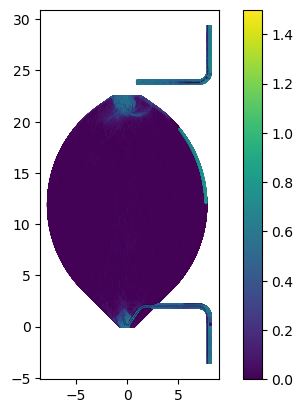

Reproduce this figure in Python.
#!/usr/bin/python3

import matplotlib.pyplot as plt
import numpy as np
import numpy.ma as ma
import math
from tqdm import tqdm 
from scipy.spatial import cKDTree

# import time 
# import multiprocessing
# from joblib import Parallel, delayed
# from  datetime import datetime
# from sklearn.neighbors import BallTree
# import gc
# import pandas as pd


# read multiple csv
def read_csv(first,last):
    ##0_Pos.x[m];1_Pos.y[m];2_Pos.z[m];3_Idp;4_Vel.x[m/s];5_Vel.y[m/s];6_Vel.z[m/s];7_Rhop[kg/m^3];8_Type;
    #Bigfiles draft and splash
    arr1 = np.loadtxt('Points_000'+str(first)+'.csv', dtype=float, delimiter=';', skiprows=4, usecols=(0,2,3,8))
    arr2 = np.loadtxt('Points_00'+str(last)+'.csv', dtype=float, delimiter=';', skiprows=4, usecols=(0,2,3,8))
    #small files
    # arr1 = np.loadtxt('withoutdraft_1104.csv', dtype=float, delimiter=';', skiprows=4, usecols=(0,2,3,8))
    # arr2 = np.loadtxt('withoutdraft_1105.csv', dtype=float, delimiter=';', skiprows=4, usecols=(0,2,3,8))

    ## picked 0_x,1_z,2_idp and 3_type
    # extract only the fluids
    arr1 = arr1[arr1[:, 3]==3]
    arr1 = np.delete(arr1,3,1)
    arr2 = arr2[arr2[:, 3]==3]
    arr2 = np.delete(arr2,3,1)
    return arr1, arr2

# Sort array based on idp -> easier for calculating
def sort(arr, pos = 2):
    arr = arr[np.argsort(arr[:,pos])]
    return (arr)

def match_idp(arr1, arr2):
    both = set(arr1[:,2]).intersection(arr2[:,2])
    index_1 = [i for i, item in enumerate(arr1[:,2]) if item in both]
    index_2 = [i for i, item in enumerate(arr2[:,2]) if item in both]
    arr1 = arr1[index_2,:]
    arr2 = arr2[index_2,:]
    return arr1, arr2

# adding displacement column
def displacement(arr,i):
    x = arr[:,0]
    z = arr[:,1]
    x = x - arr[i,0]
    z = z - arr[i,1]
    sqrt_vec = np.vectorize(math.sqrt)
    disp = sqrt_vec((x*x) + (z*z))
    disp = disp.reshape(len(disp),1)
    arr_temp = np.append(arr,disp,1)
    return (arr_temp)

#getting the useful array
def get_arr(temp_indices,arr):
    #array to be built
    temp_arr = arr[temp_indices]
    return temp_arr

#max ratio and sqrt with ln 
def ratio(arr1,arr2):
    inv_arr1 = 1/arr1[:,3]
    temp_div=np.outer(arr2[:,3],inv_arr1)
    ind = np.unravel_index(np.argmax(temp_div, axis=None), temp_div.shape)
    sig_T = np.log(np.sqrt(temp_div[ind]))
    return sig_T

def cKDTree_method(arr1,h):
    tree =cKDTree(arr1[:,0:2])
    nn_dist,index= tree.query(arr1[:,0:2],k=20, distance_upper_bound=(2*h), workers=12)
    # nn_dist, index = dists[0][:,1]
    # tree = BallTree(arr1[:,0:2], leaf_size=50)  
    # nn_dist, index = tree.query_radius(arr1[:,0:2], r=2*h)
    return (nn_dist, index)

def find_distance(arr, x1, z1):
    x = arr[:,0]
    z = arr[:,1]
    x = x - x1
    z = z - z1
    sqrt_vec = np.vectorize(math.sqrt)
    disp = sqrt_vec((x*x) + (z*z))
    return (disp)

def multi_fx_kd(count, m_index, m_dist, arr1, arr2):
    temp_index = m_index[count,1:].compressed()
    #index based on nearest neighbour
    temp_dist1 = m_dist[count,1:].compressed()
    #particles to be chosen in arr2. the are in the same aroder as the distance
    chosen_particles_2 = arr2[temp_index,:]
    temp_dist2 = find_distance(chosen_particles_2,arr2[count,0],arr2[count,1])
    # choosing non zero particle distances
    # non_zero = temp_dist1!=0
    # temp_dist1 = temp_dist1[non_zero]
    # temp_dist2 = temp_dist2[non_zero]
    # non_zero = temp_dist2!=0
    # temp_dist1 = temp_dist1[non_zero]
    # temp_dist2 = temp_dist2[non_zero]

    # remove extreme cases
    ex = temp_dist1<15
    temp_dist1 = temp_dist1[ex]
    temp_dist2 = temp_dist2[ex]
    ex = temp_dist2<15
    temp_dist1 = temp_dist1[ex]
    temp_dist2 = temp_dist2[ex]
    if np.size(temp_dist1):
        i = np.min(temp_dist1)
        j = np.min(temp_dist2)
        ratio = np.max(temp_dist2/temp_dist1)
    else:
        # print ('test')
        ratio = 1
        i=0
        j=0
    return ratio

def plot(arr1,sig):
    # plt.tricontour(arr1[:, 0], arr1[:, 1], sig[:, 0], 2, linewidths=0.5)
    marker_size = 1
    plt.scatter(arr1[:,0],arr1[:,1], marker_size,c=sig[:,2])
    plt.colorbar()
    plt.clim(0,1.5)
    plt.gca().set_aspect('equal')
    plt.savefig('ftle.png', bbox_inches='tight')
    # plt.show()

def main():
    # first = int(input('Enter first file number = '))
    # last = int(input('Enter last file number = '))
    first = 0
    last = 10
    # T= 0.015
    T= 5
    h = 0.007071

    arr1, arr2 = read_csv(first,last)

    print(np.shape(arr1))
    print(np.shape(arr2))

    # sort on the basis of idp
    arr1 = sort(arr1)
    arr2 = sort(arr2)

    #pick the mathcing ones
    arr1, arr2 =match_idp(arr1, arr2)
    print(np.shape(arr1))
    print(np.shape(arr2))

    (nn_dist,index) = cKDTree_method(arr1,h)
    knn_index = np.isinf(nn_dist)
    m_index = ma.masked_array(index, mask=knn_index)
    m_dist = ma.masked_array(nn_dist, mask=knn_index)

    # arr2 = arr2[0:len(arr2):2,:]
    # print(np.shape(arr2[:,0:1]))
    # np.savetxt("arr2.csv",arr2, delimiter=",")
    # print(np.max(arr1[:,0]))
    # print(np.shape(arr1))

    # print(knn_index)
    # print(m_dist[20:21,:])
    # print(nn_dist[20:21,:])
    # print(m_index[20:21,:])
    # print(index[20:21,:])
    # m_dist = np.delete(m_dist,0,1)
    
    ####
    count=0
    sig = np.zeros([len(arr1),3])
    for i in tqdm(range(len(arr1))):
        # print (count)
        sig[count,2] = multi_fx_kd(count, m_index, m_dist, arr1, arr2)
        sig[count,0] = arr1[count,0]
        sig[count,1] = arr1[count,1]
        count = count+1
    sig[:,2] = (np.log(np.sqrt(sig[:,2]))/T)
    # num_cores = multiprocessing.cpu_count()-2
    # sig = Parallel(n_jobs = num_cores)(delayed(multi_fx_kd)(alpha,m_index,m_dist,arr1,arr2) for alpha in tqdm(range(count)))
    plot(arr1,sig)
    ####
    # print(m_index[21,:])
    # print(m_index[20,:])

    # index = index[knn_index]
    # print(m_index)
    # for i in m_index:
    #     print(nn_dist[count,i])
    #     count +=count

    # print(index)
    # print(nn_dist)
    # sig=fnn(arr1,arr2,0.042426,0.30143)
    # np.savetxt("sig.csv",m_index, delimiter=",")
    np.savetxt("sig.csv",sig, delimiter=",")

    # np.savetxt("ckdtree.csv",nn_dist, delimiter=",")
    # np.savetxt("ckdtreeindex.csv",index, fmt='%d',delimiter=",")
    # print(np.shape(sig))
    # # Velocity magnitude
    # arr1 = displacement(arr1)
    # arr2 = displacement(arr2)

    # #Dead volume
    # print('Dead Volume : '+str(amount_of(arr2, 0.001)))
    # print('LVZ : '+str(amount_of(arr2, 0.01)))
    # print('done')
    # print('Velocity gradient (mean) : '+str(vel_grad_(arr1, arr2)))
    # print(arr1[2:5,:])


if __name__=="__main__":
    main()


